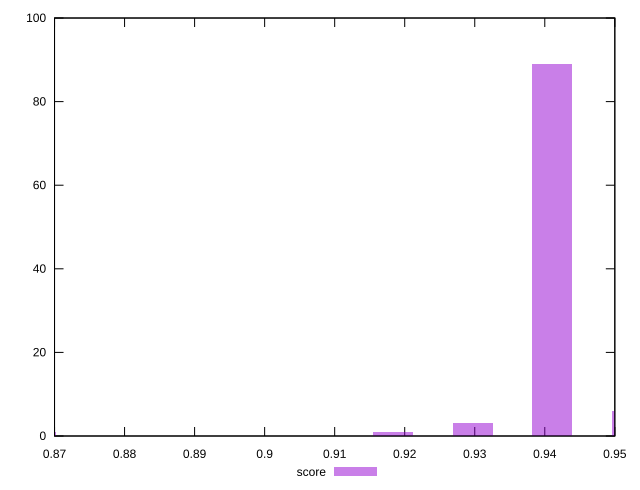

Generate this figure with gnuplot:
reset

$score <<EOF
0.8673539484687359 1
0.9410506891883018 89
0.9297127290775994 3
0.918374768966897 1
0.9523886492990042 6
EOF

set key outside below
set boxwidth 0.0056689800553512155
set xrange [0.87:0.95]
set yrange [0:100]
set trange [0:100]
set style fill transparent solid 0.5 noborder
set terminal svg size 640, 490 enhanced background rgb 'white'
set output "reports/report_00032_2021-02-25T10-28-15.087Z/mainthread-work-breakdown/samples/music/score/histogram.svg"

plot $score title "score" with boxes

reset
